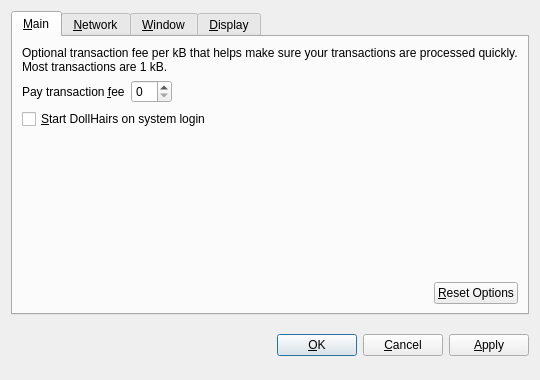
<?xml version="1.0" encoding="UTF-8"?>
<ui version="4.0">
 <class>OptionsDialog</class>
 <widget class="QDialog" name="OptionsDialog">
  <property name="geometry">
   <rect>
    <x>0</x>
    <y>0</y>
    <width>540</width>
    <height>380</height>
   </rect>
  </property>
  <property name="windowTitle">
   <string>Options</string>
  </property>
  <property name="modal">
   <bool>true</bool>
  </property>
  <layout class="QVBoxLayout" name="verticalLayout">
   <item>
    <widget class="QTabWidget" name="tabWidget">
     <property name="tabPosition">
      <enum>QTabWidget::North</enum>
     </property>
     <property name="currentIndex">
      <number>0</number>
     </property>
     <widget class="QWidget" name="tabMain">
      <attribute name="title">
       <string>&amp;Main</string>
      </attribute>
      <layout class="QVBoxLayout" name="verticalLayout_Main">
       <item>
        <widget class="QLabel" name="transactionFeeInfoLabel">
         <property name="text">
          <string>Optional transaction fee per kB that helps make sure your transactions are processed quickly. Most transactions are 1 kB.</string>
         </property>
         <property name="textFormat">
          <enum>Qt::PlainText</enum>
         </property>
         <property name="wordWrap">
          <bool>true</bool>
         </property>
        </widget>
       </item>
       <item>
        <layout class="QHBoxLayout" name="horizontalLayout_1_Main">
         <item>
          <widget class="QLabel" name="transactionFeeLabel">
           <property name="text">
            <string>Pay transaction &amp;fee</string>
           </property>
           <property name="textFormat">
            <enum>Qt::PlainText</enum>
           </property>
           <property name="buddy">
            <cstring>transactionFee</cstring>
           </property>
          </widget>
         </item>
         <item>
          <widget class="BitcoinAmountField" name="transactionFee"/>
         </item>
         <item>
          <spacer name="horizontalSpacer_1_Main">
           <property name="orientation">
            <enum>Qt::Horizontal</enum>
           </property>
           <property name="sizeHint" stdset="0">
            <size>
             <width>40</width>
             <height>20</height>
            </size>
           </property>
          </spacer>
         </item>
        </layout>
       </item>
       <item>
        <widget class="QCheckBox" name="bitcoinAtStartup">
         <property name="toolTip">
          <string>Automatically start DollHairs after logging in to the system.</string>
         </property>
         <property name="text">
          <string>&amp;Start DollHairs on system login</string>
         </property>
        </widget>
       </item>
       <item>
        <spacer name="verticalSpacer_Main">
         <property name="orientation">
          <enum>Qt::Vertical</enum>
         </property>
         <property name="sizeHint" stdset="0">
          <size>
           <width>20</width>
           <height>40</height>
          </size>
         </property>
        </spacer>
       </item>
       <item>
        <layout class="QHBoxLayout" name="horizontalLayout_2_Main">
         <item>
          <spacer name="horizontalSpacer_2_Main">
           <property name="orientation">
            <enum>Qt::Horizontal</enum>
           </property>
           <property name="sizeHint" stdset="0">
            <size>
             <width>40</width>
             <height>20</height>
            </size>
           </property>
          </spacer>
         </item>
         <item>
          <widget class="QPushButton" name="resetButton">
           <property name="toolTip">
            <string>Reset all client options to default.</string>
           </property>
           <property name="text">
            <string>&amp;Reset Options</string>
           </property>
           <property name="autoDefault">
            <bool>false</bool>
           </property>
          </widget>
         </item>
        </layout>
       </item>
      </layout>
     </widget>
     <widget class="QWidget" name="tabNetwork">
      <attribute name="title">
       <string>&amp;Network</string>
      </attribute>
      <layout class="QVBoxLayout" name="verticalLayout_Network">
       <item>
        <widget class="QCheckBox" name="mapPortUpnp">
         <property name="toolTip">
          <string>Automatically open the DollHairs client port on the router. This only works when your router supports UPnP and it is enabled.</string>
         </property>
         <property name="text">
          <string>Map port using &amp;UPnP</string>
         </property>
        </widget>
       </item>
       <item>
        <widget class="QCheckBox" name="connectSocks">
         <property name="toolTip">
          <string>Connect to the DollHairs network through a SOCKS proxy (e.g. when connecting through Tor).</string>
         </property>
         <property name="text">
          <string>&amp;Connect through SOCKS proxy:</string>
         </property>
        </widget>
       </item>
       <item>
        <layout class="QHBoxLayout" name="horizontalLayout_Network">
         <item>
          <widget class="QLabel" name="proxyIpLabel">
           <property name="text">
            <string>Proxy &amp;IP:</string>
           </property>
           <property name="textFormat">
            <enum>Qt::PlainText</enum>
           </property>
           <property name="buddy">
            <cstring>proxyIp</cstring>
           </property>
          </widget>
         </item>
         <item>
          <widget class="QValidatedLineEdit" name="proxyIp">
           <property name="maximumSize">
            <size>
             <width>140</width>
             <height>16777215</height>
            </size>
           </property>
           <property name="toolTip">
            <string>IP address of the proxy (e.g. 127.0.0.1)</string>
           </property>
          </widget>
         </item>
         <item>
          <widget class="QLabel" name="proxyPortLabel">
           <property name="text">
            <string>&amp;Port:</string>
           </property>
           <property name="textFormat">
            <enum>Qt::PlainText</enum>
           </property>
           <property name="buddy">
            <cstring>proxyPort</cstring>
           </property>
          </widget>
         </item>
         <item>
          <widget class="QLineEdit" name="proxyPort">
           <property name="maximumSize">
            <size>
             <width>55</width>
             <height>16777215</height>
            </size>
           </property>
           <property name="toolTip">
            <string>Port of the proxy (e.g. 9050)</string>
           </property>
          </widget>
         </item>
         <item>
          <widget class="QLabel" name="socksVersionLabel">
           <property name="text">
            <string>SOCKS &amp;Version:</string>
           </property>
           <property name="textFormat">
            <enum>Qt::PlainText</enum>
           </property>
           <property name="buddy">
            <cstring>socksVersion</cstring>
           </property>
          </widget>
         </item>
         <item>
          <widget class="QValueComboBox" name="socksVersion">
           <property name="toolTip">
            <string>SOCKS version of the proxy (e.g. 5)</string>
           </property>
          </widget>
         </item>
         <item>
          <spacer name="horizontalSpacer_Network">
           <property name="orientation">
            <enum>Qt::Horizontal</enum>
           </property>
           <property name="sizeHint" stdset="0">
            <size>
             <width>40</width>
             <height>20</height>
            </size>
           </property>
          </spacer>
         </item>
        </layout>
       </item>
       <item>
        <spacer name="verticalSpacer_Network">
         <property name="orientation">
          <enum>Qt::Vertical</enum>
         </property>
         <property name="sizeHint" stdset="0">
          <size>
           <width>20</width>
           <height>40</height>
          </size>
         </property>
        </spacer>
       </item>
      </layout>
     </widget>
     <widget class="QWidget" name="tabWindow">
      <attribute name="title">
       <string>&amp;Window</string>
      </attribute>
      <layout class="QVBoxLayout" name="verticalLayout_Window">
       <item>
        <widget class="QCheckBox" name="minimizeToTray">
         <property name="toolTip">
          <string>Show only a tray icon after minimizing the window.</string>
         </property>
         <property name="text">
          <string>&amp;Minimize to the tray instead of the taskbar</string>
         </property>
        </widget>
       </item>
       <item>
        <widget class="QCheckBox" name="minimizeOnClose">
         <property name="toolTip">
          <string>Minimize instead of exit the application when the window is closed. When this option is enabled, the application will be closed only after selecting Quit in the menu.</string>
         </property>
         <property name="text">
          <string>M&amp;inimize on close</string>
         </property>
        </widget>
       </item>
       <item>
        <spacer name="verticalSpacer_Window">
         <property name="orientation">
          <enum>Qt::Vertical</enum>
         </property>
         <property name="sizeHint" stdset="0">
          <size>
           <width>20</width>
           <height>40</height>
          </size>
         </property>
        </spacer>
       </item>
      </layout>
     </widget>
     <widget class="QWidget" name="tabDisplay">
      <attribute name="title">
       <string>&amp;Display</string>
      </attribute>
      <layout class="QVBoxLayout" name="verticalLayout_Display">
       <item>
        <layout class="QHBoxLayout" name="horizontalLayout_1_Display">
         <item>
          <widget class="QLabel" name="langLabel">
           <property name="text">
            <string>User Interface &amp;language:</string>
           </property>
           <property name="textFormat">
            <enum>Qt::PlainText</enum>
           </property>
           <property name="buddy">
            <cstring>lang</cstring>
           </property>
          </widget>
         </item>
         <item>
          <widget class="QValueComboBox" name="lang">
           <property name="toolTip">
            <string>The user interface language can be set here. This setting will take effect after restarting DollHairs.</string>
           </property>
          </widget>
         </item>
        </layout>
       </item>
       <item>
        <layout class="QHBoxLayout" name="horizontalLayout_2_Display">
         <item>
          <widget class="QLabel" name="unitLabel">
           <property name="text">
            <string>&amp;Unit to show amounts in:</string>
           </property>
           <property name="textFormat">
            <enum>Qt::PlainText</enum>
           </property>
           <property name="buddy">
            <cstring>unit</cstring>
           </property>
          </widget>
         </item>
         <item>
          <widget class="QValueComboBox" name="unit">
           <property name="toolTip">
            <string>Choose the default subdivision unit to show in the interface and when sending coins.</string>
           </property>
          </widget>
         </item>
        </layout>
       </item>
       <item>
        <widget class="QCheckBox" name="displayAddresses">
         <property name="toolTip">
          <string>Whether to show DollHairs addresses in the transaction list or not.</string>
         </property>
         <property name="text">
          <string>&amp;Display addresses in transaction list</string>
         </property>
        </widget>
       </item>
       <item>
        <widget class="QCheckBox" name="coinControlFeatures">
         <property name="toolTip">
          <string>Whether to show coin control features or not.</string>
         </property>
         <property name="text">
          <string>Display coin &amp;control features (experts only!)</string>
         </property>
        </widget>
       </item>
       <item>
        <spacer name="verticalSpacer_Display">
         <property name="orientation">
          <enum>Qt::Vertical</enum>
         </property>
         <property name="sizeHint" stdset="0">
          <size>
           <width>20</width>
           <height>40</height>
          </size>
         </property>
        </spacer>
       </item>
      </layout>
     </widget>
    </widget>
   </item>
   <item>
    <layout class="QHBoxLayout" name="horizontalLayout_Buttons">
     <item>
      <spacer name="horizontalSpacer_1">
       <property name="orientation">
        <enum>Qt::Horizontal</enum>
       </property>
       <property name="sizeHint" stdset="0">
        <size>
         <width>40</width>
         <height>48</height>
        </size>
       </property>
      </spacer>
     </item>
     <item>
      <widget class="QLabel" name="statusLabel">
       <property name="font">
        <font>
         <weight>75</weight>
         <bold>true</bold>
        </font>
       </property>
       <property name="text">
        <string/>
       </property>
       <property name="textFormat">
        <enum>Qt::PlainText</enum>
       </property>
       <property name="wordWrap">
        <bool>true</bool>
       </property>
      </widget>
     </item>
     <item>
      <spacer name="horizontalSpacer_2">
       <property name="orientation">
        <enum>Qt::Horizontal</enum>
       </property>
       <property name="sizeHint" stdset="0">
        <size>
         <width>40</width>
         <height>48</height>
        </size>
       </property>
      </spacer>
     </item>
     <item>
      <widget class="QPushButton" name="okButton">
       <property name="text">
        <string>&amp;OK</string>
       </property>
      </widget>
     </item>
     <item>
      <widget class="QPushButton" name="cancelButton">
       <property name="text">
        <string>&amp;Cancel</string>
       </property>
       <property name="autoDefault">
        <bool>false</bool>
       </property>
      </widget>
     </item>
     <item>
      <widget class="QPushButton" name="applyButton">
       <property name="text">
        <string>&amp;Apply</string>
       </property>
       <property name="autoDefault">
        <bool>false</bool>
       </property>
      </widget>
     </item>
    </layout>
   </item>
  </layout>
 </widget>
 <customwidgets>
  <customwidget>
   <class>BitcoinAmountField</class>
   <extends>QSpinBox</extends>
   <header>bitcoinamountfield.h</header>
  </customwidget>
  <customwidget>
   <class>QValueComboBox</class>
   <extends>QComboBox</extends>
   <header>qvaluecombobox.h</header>
  </customwidget>
  <customwidget>
   <class>QValidatedLineEdit</class>
   <extends>QLineEdit</extends>
   <header>qvalidatedlineedit.h</header>
  </customwidget>
 </customwidgets>
 <resources/>
 <connections/>
</ui>
